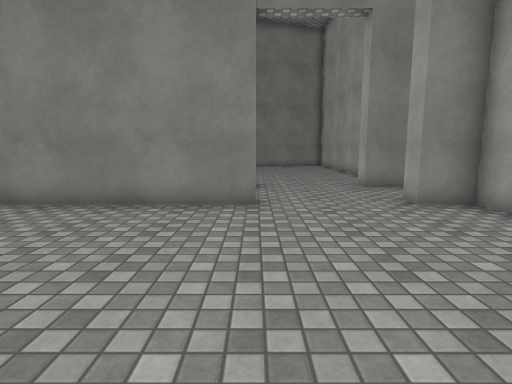
[1] (above)

19 first-person views from a walk through a 3-D level made in the Unity game engine. The camera is 1.3 m above the floor, tilts 8° down and sees 80° across. The floor is counted in squares, 1 m on a side. Each view is taken from the middle of a square. On the plan, view 1 faces up. The plan holds only what a view shows up to about 14 squares ahead; the rest is blank. The place goes on beyond the plan. Surface patterns are stand-ins for the level's own textures.

[2]
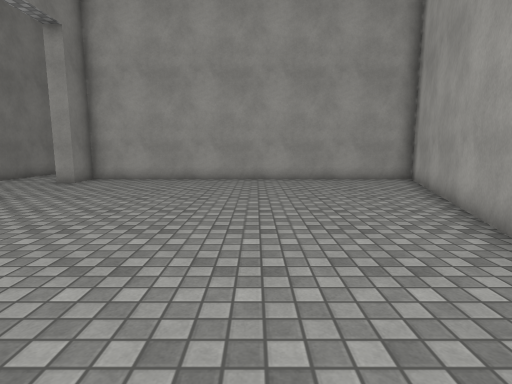

[3]
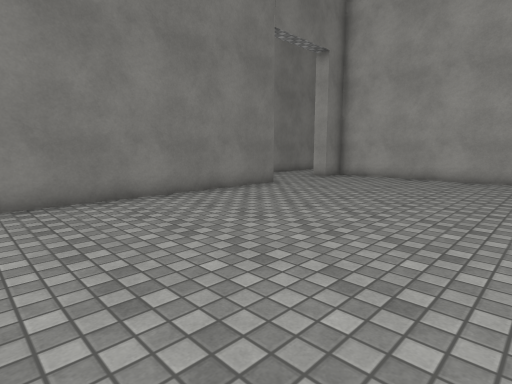

[4]
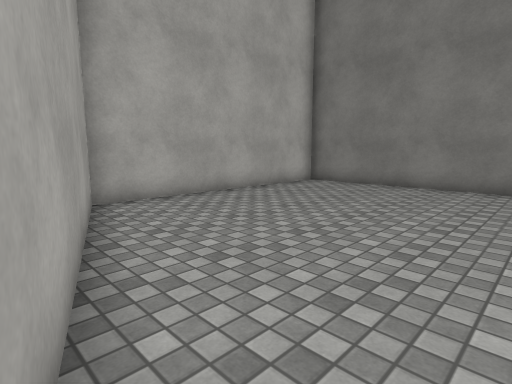

[5]
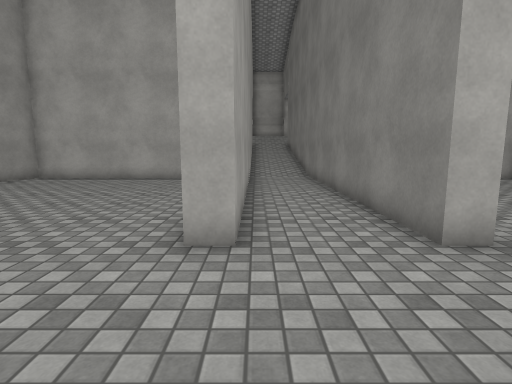

[6]
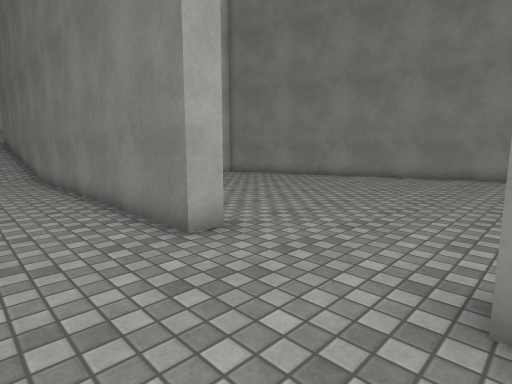

[7]
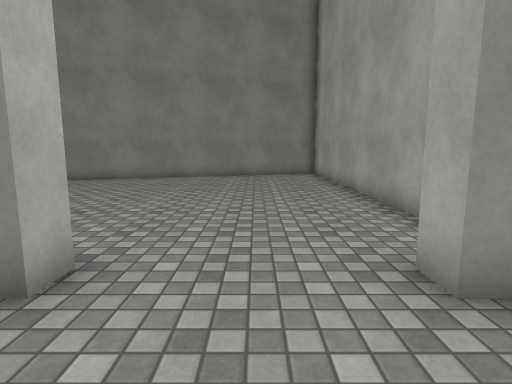

[8]
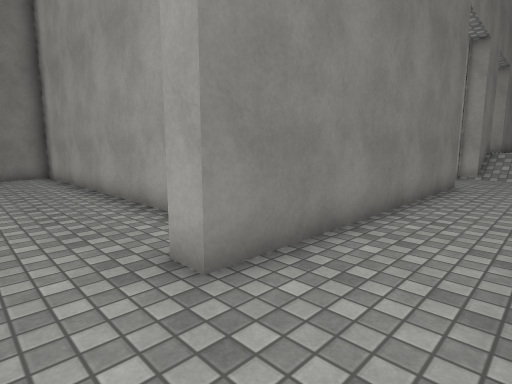

[9]
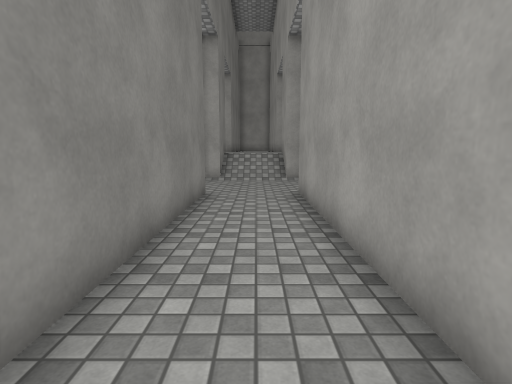

[10]
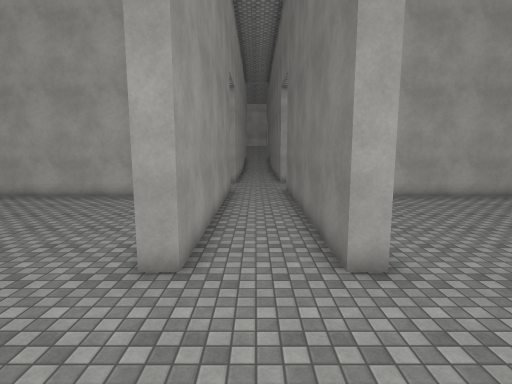

[11]
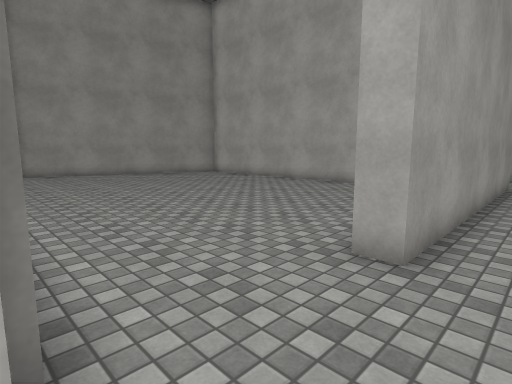

[12]
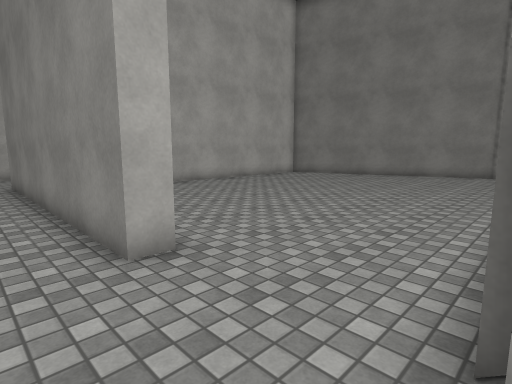

[13]
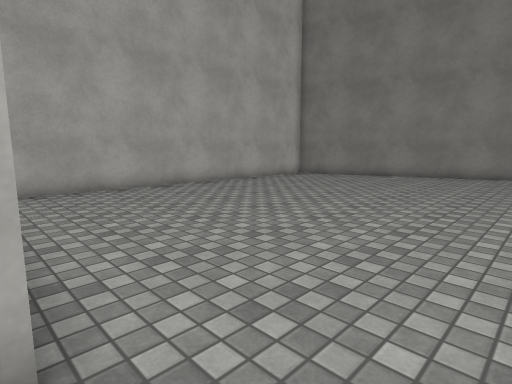

[14]
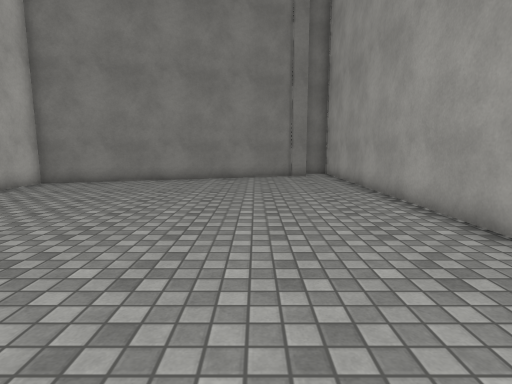

[15]
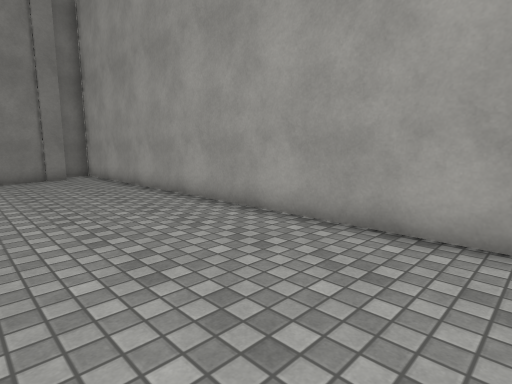

[16]
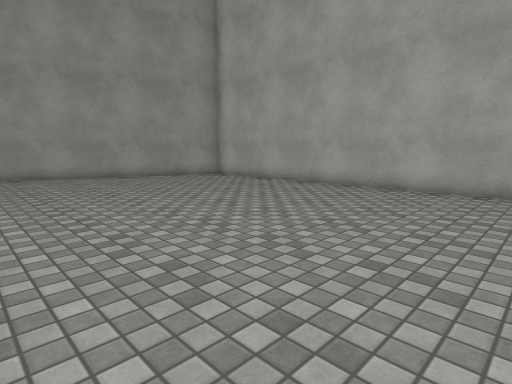

[17]
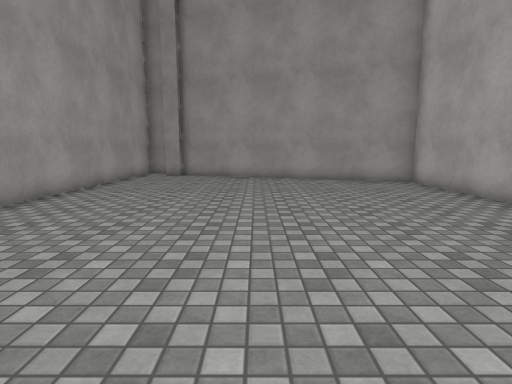

[18]
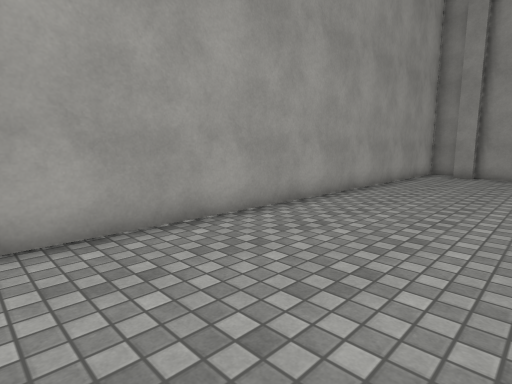

[19]
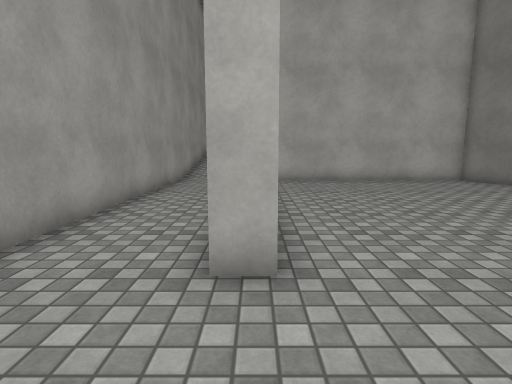

### Floor plan
Points are (right, up) in squares from view 1. A wall is a line through its corners. A room is listed if a view was taken in it or the views show most of it. See-through windows are left out.
Room 1 (views 1, 2, 3, 4, 5, 6, 7, 8, 9, 10, 11, 12, 13, 19)
walls: (0, 11.2) (0, 10.5) (-11.5, 10.5); (-11.2, 7.7) (0, 7.7) (0, 7) (-9.7, 7) (-9.7, -1.8) (5.1, -6.7) (5.1, 7) (3.8, 7) (3.8, 7.7) (14.1, 7.7); (14.1, 11.2) (14.1, 10.5) (3.8, 10.5) (3.8, 11.2); (17.9, 7.7) (19.2, 7.7); (19.5, 10.5) (17.9, 10.5) (17.9, 11.2)
ways out: opening at (16, 11) to room 2; opening at (16, 8) to room 3; opening at (2, 11) to room 4
Room 2 (views 14, 15)
walls: (5.8, 20.9) (5.8, 12.1); (17.7, 13.2) (17.7, 28.4); (15.8, 27.7) (5.8, 24.5) (5.8, 22.6); (16.5, 27.6) (15.6, 27.6)
ways out: opening at (16, 11) to room 1
Room 3 (views 16, 17, 18)
walls: (5.8, 5.2) (5.8, -7) (13.1, -9.4); (14.1, 7.7) (14.1, 7); (17.9, 7.1) (17.9, 7.7); (17.7, -9.4) (17.7, 5.8)
ways out: opening at (16, 8) to room 1
Room 4 (no view inside)
walls: (-7.8, 20.1) (-9.7, 19.5) (-9.7, 11.9); (5.1, 13.6) (5.1, 24.3) (-6, 20.7)
ways out: opening at (2, 11) to room 1

Positions as (right, up) in squares from view 1, and headings:
1: (0, 0), facing up
2: (-8, 0), facing right
3: (-9, -1), facing up-right
4: (-2, -4), facing up-left
5: (4, 8), facing left
6: (4, 8), facing up-left
7: (2, 8), facing up
8: (2, 8), facing up-right
9: (5, 9), facing right
10: (19, 9), facing left
11: (18, 9), facing down-left
12: (18, 9), facing up-left
13: (16, 11), facing up-left
14: (14, 13), facing up
15: (13, 13), facing up-right
16: (16, 6), facing down-left
17: (12, 5), facing down
18: (13, 6), facing down-right
19: (3, 11), facing left
